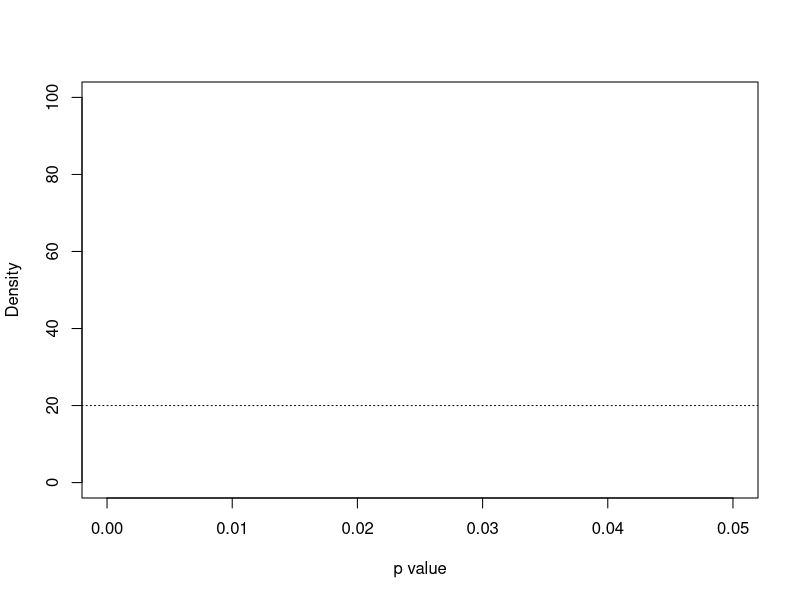

The R source for this figure: (Note: this script raises an error after producing the figure.)
# A set of p-hacked studies ...
t.values <- c(2.1, 1.99, 2.15)
dfs <- c(38, 98, 29)

# A set of studies with evidential value
t.values <- c(3.1, 2.99, 2.15)
dfs <- c(138, 198, 129)


ns <- dfs+2
(p.values <- pt(t.values, dfs, lower.tail=FALSE)*2)
(ds <- (2 * t.values)/sqrt(2 * (dfs+2) - 2))

# ---------------------------------------------------------------------
# compute the meta-analytic ES; 
# based on blog post by Daniel Lakens: http://daniellakens.blogspot.nl/2014_08_01_archive.html

library(metafor)
 
#Insert effect sizes and sample sizes
es.d<-ds
n1<-ns/2
n2<-ns/2
 
#Calculate Variance ES
es.d.v <-(((n1+n2)/(n1*n2))+(es.d^2/(2*(n1+n2))))
#Calculate Standard Errors ES
d.se<-sqrt(es.d.v)

meta <- rma(es.d, es.d.v, method="FE")
d.meta <- meta$b

# ---------------------------------------------------------------------
#  construct a p-curve for each study
# All assume the same fixed effect; but due to the different sample sizes, they look different

p.max <- .05
ps <- seq(.0001, p.max, length.out=1000)
plot(NA, xlim=c(0, p.max), ylim=c(0, 100), xlab="p value", ylab="Density")
abline(h=1/p.max, lty="dotted")  # uniform p-curve under H0

LR10 <- c()
for (i in 1:length(p.values)) {
	lines(ps, pd(ps, d.meta, ns[i], p.max=p.max), col=i)
	points(p.values[i], pd(p.values[i], d.meta, ns[i], p.max=p.max), col=i, pch=20)
	points(p.values[i], 1/p.max, col=i, pch=20)

	LR10 <- c(LR10, pd(p.values[i], d.meta, ns[i], p.max=p.max)/(1/p.max))
	ypos <- (pd(p.values[i], d.meta, ns[i], p.max=p.max)-1/p.max)/2 + 1/p.max
	text(p.values[i], ypos, label=round(LR10[i], 2), col=i, cex=.8)
}

# Overall ratio:
prod(LR10)
